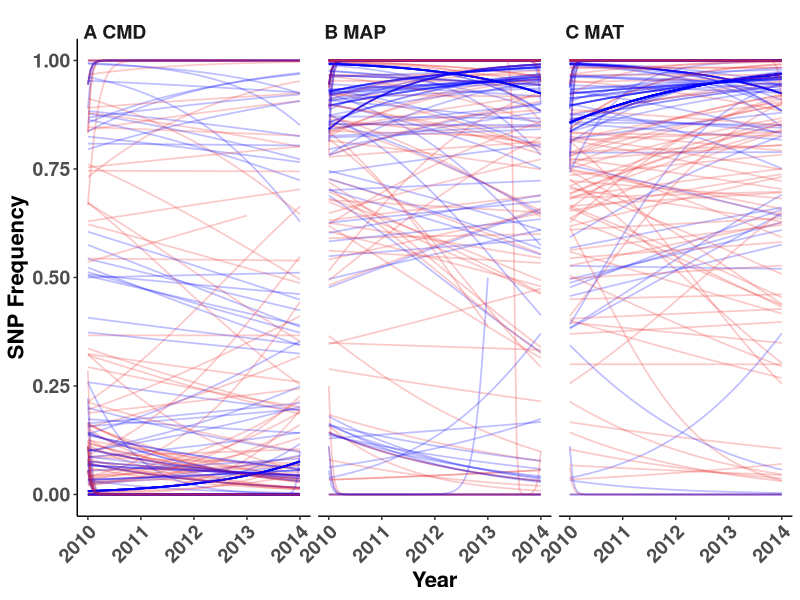
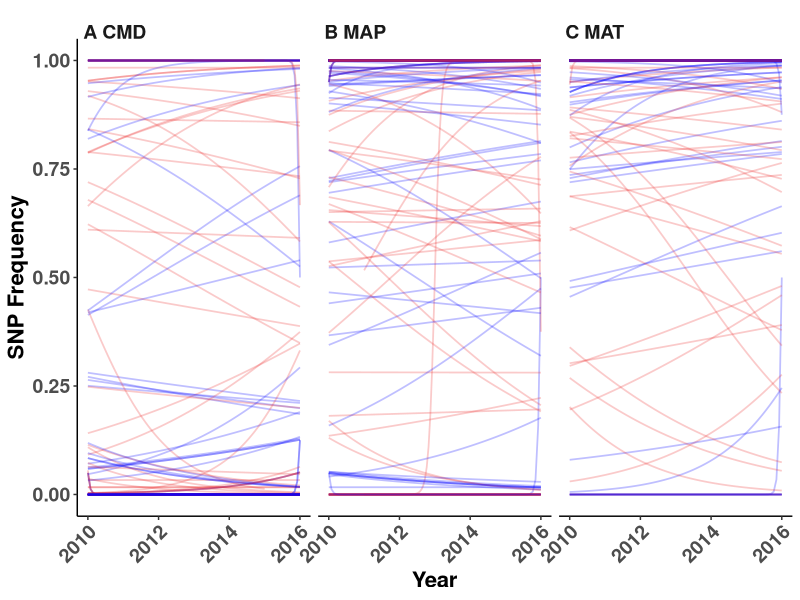
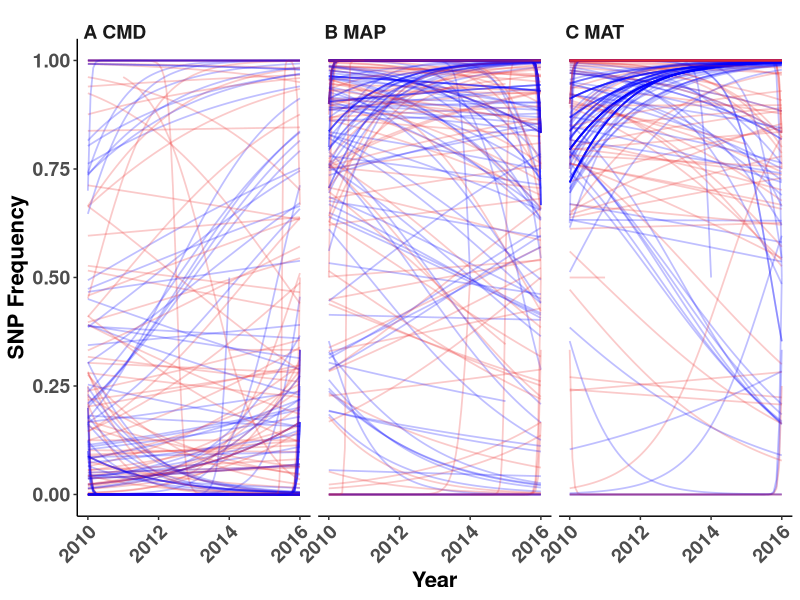
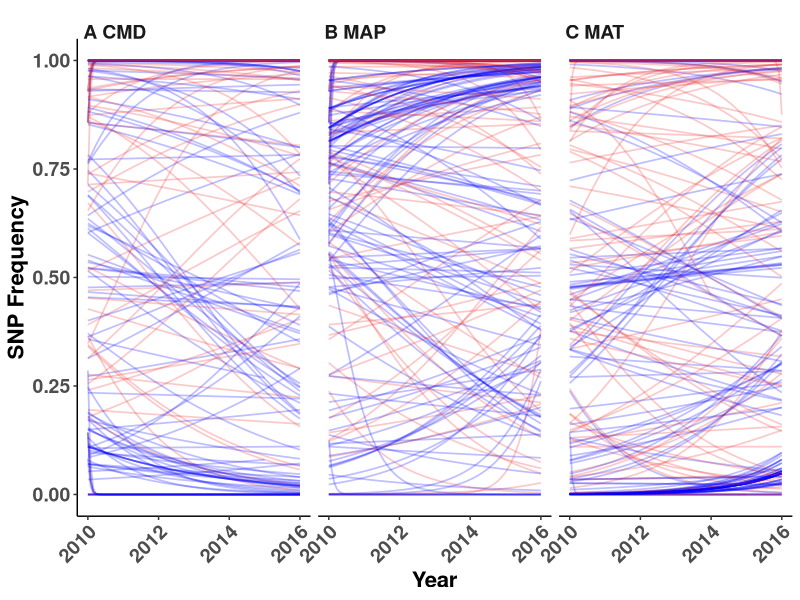
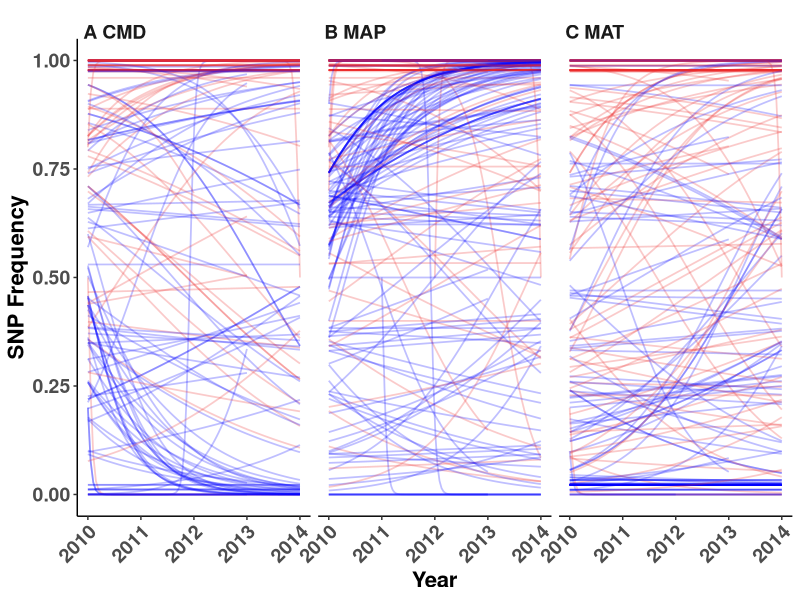
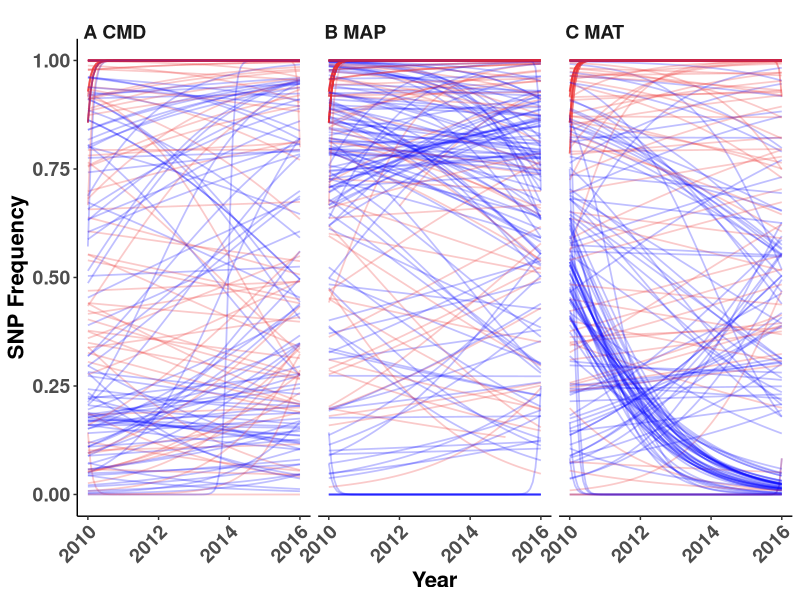
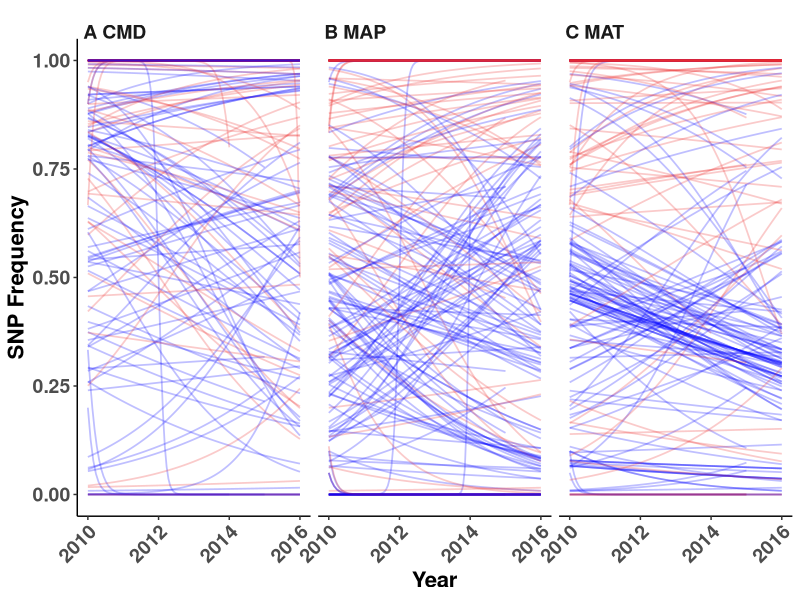
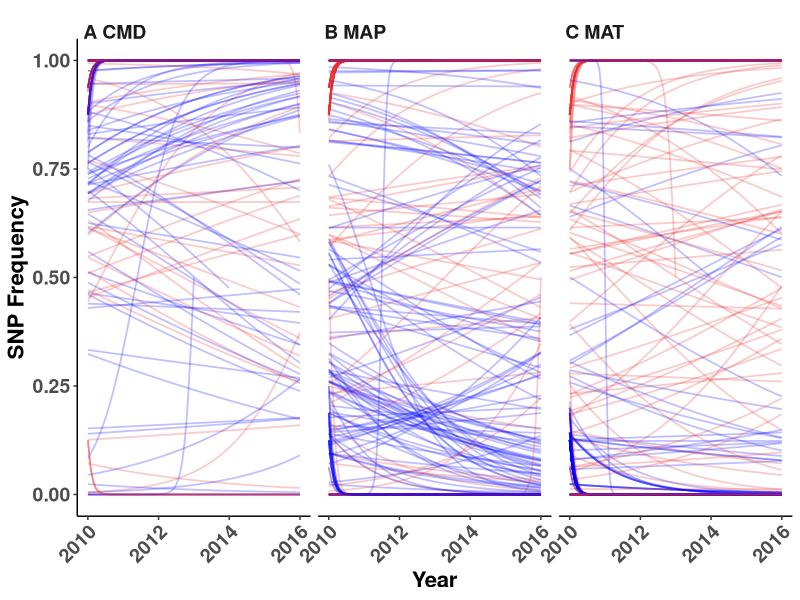

Write R code to recreate these figures, in order.
##################################################################################
## Regression plots of BF>20 SNPs for random and observed
## Author Daniel Anstett
## 
## 
## Last Modified May 19, 2021
###################################################################################
#Import libraries
library(tidyverse)

#Import timeseries frequencies
freq_mat <- read_csv("Genomics_scripts/Data/freq_MAT_peakbf2.csv")
freq_map <- read_csv("Genomics_scripts/Data/freq_MAP_peakbf2.csv")
freq_cmd <- read_csv("Genomics_scripts/Data/freq_CMD_peakbf2.csv")

#Gather data frames
freq_mat <- freq_mat %>% gather(SNP_ID,SNP_Freq,3:dim(freq_mat)[2])
freq_map <- freq_map %>% gather(SNP_ID,SNP_Freq,3:dim(freq_map)[2])
freq_cmd <- freq_cmd %>% gather(SNP_ID,SNP_Freq,3:dim(freq_cmd)[2])

#Import gathered rand (seed=1) data frame from 6.3
rand_mat <- read_csv("Genomics_scripts/Data/rand_gathered_mat_peakbf2.csv")
rand_map <- read_csv("Genomics_scripts/Data/rand_gathered_map_peakbf2.csv")
rand_cmd <- read_csv("Genomics_scripts/Data/rand_gathered_cmd_peakbf2.csv")


#Add Type
freq_mat$Type <- "Climate Associated"
freq_map$Type <- "Climate Associated"
freq_cmd$Type <- "Climate Associated"

rand_mat$Type <- "Random"
rand_map$Type <- "Random"
rand_cmd$Type <- "Random"

#Merge Climate Associated and Random
joint_mat <- rbind(freq_mat,rand_mat)
joint_map <- rbind(freq_map,rand_map)
joint_cmd <- rbind(freq_cmd,rand_cmd)

#Add env info
joint_mat$env <- "mat"
joint_map$env <- "map"
joint_cmd$env <- "cmd"

#Join
joint_env <- rbind(joint_mat,joint_map,joint_cmd)

#Make categorical variable for frequency bin
joint_env <- joint_env %>% 
  group_by(Site) %>% 
  mutate(Base_Year = min(Year)) 

freq_bin_calc <- joint_env %>% 
  group_by(Site, Type, env) %>% 
  filter(Year==Base_Year) %>% 
  mutate(SNP_Freq_Bin = cut(SNP_Freq,5, labels=c("0-0.2","0.2-0.4","0.4-0.6","0.6-0.8","0.8-1.0")))

joint_env <- left_join(joint_env, freq_bin_calc) %>% 
  group_by(Site, Type, env, SNP_ID) %>% 
  mutate(SNP_Freq_Bin2 = first(SNP_Freq_Bin))

###################################################################################
#Setup plots
joint_env_p1 <- joint_env %>% filter(Site==1)
joint_env_p2 <- joint_env %>% filter(Site==2)
joint_env_p3 <- joint_env %>% filter(Site==3)
joint_env_p4 <- joint_env %>% filter(Site==4)
joint_env_p5 <- joint_env %>% filter(Site==5)
joint_env_p6 <- joint_env %>% filter(Site==6)
joint_env_p7 <- joint_env %>% filter(Site==7)
joint_env_p8 <- joint_env %>% filter(Site==8)
joint_env_p9 <- joint_env %>% filter(Site==9)
joint_env_p10 <- joint_env %>% filter(Site==10)
joint_env_p11 <- joint_env %>% filter(Site==11)
joint_env_p12 <- joint_env %>% filter(Site==12)


###################################################################################
#For Paper
env_labs<-c("cmd"="A CMD",
            "map"="B MAP",
            "mat"="C MAT")
#p1
ggplot(data=joint_env_p1,aes(Year,SNP_Freq,group=SNP_ID,color=Type)) + 
  geom_line(stat="smooth",method = "glm", 
            method.args = list(family = "binomial"), 
            se = F, alpha=.25,cex=0.6) + theme_classic() +
  labs(y="SNP Frequency",x="Year") + scale_color_manual(values=c("blue","firebrick2")) + theme(
    legend.position = "none",
    axis.text.x = element_text(size = 14, face = "bold", angle = 45,hjust = 1, vjust = 1), 
    axis.title = element_text(size =16, face = "bold"), 
    axis.text.y = element_text(size = 14, face = "bold")) + 
  facet_wrap(.~env,labeller = labeller(env=env_labs)) +
  theme(legend.title = element_blank(),
        legend.text = element_text(size=12,face="bold"),
        strip.background = element_blank(), 
        strip.text.x=element_text(size=14,face="bold",hjust=0,vjust=-1.2))
ggsave("Graphs_CI_peak_pop/2_01env_both_freqchange_paper_p1.pdf",width=12, height = 6, units = "in")


#p12
ggplot(data=joint_env_p12,aes(Year,SNP_Freq,group=SNP_ID,color=Type)) + 
  geom_line(stat="smooth",method = "glm", 
            method.args = list(family = "binomial"), 
            se = F, alpha=.25,cex=0.6) + theme_classic() +
  labs(y="SNP Frequency",x="Year") + scale_color_manual(values=c("blue","firebrick2")) + theme(
    legend.position = "none",
    axis.text.x = element_text(size = 14, face = "bold", angle = 45,hjust = 1, vjust = 1), 
    axis.title = element_text(size =16, face = "bold"), 
    axis.text.y = element_text(size = 14, face = "bold")) + 
  facet_wrap(.~env,labeller = labeller(env=env_labs)) +
  theme(legend.title = element_blank(),
        legend.text = element_text(size=12,face="bold"),
        strip.background = element_blank(), 
        strip.text.x=element_text(size=14,face="bold",hjust=0,vjust=-1.2))
ggsave("Graphs_CI_peak_pop/2_02env_both_freqchange_paper_p12.pdf",width=12, height = 6, units = "in")



#p2
ggplot(data=joint_env_p2,aes(Year,SNP_Freq,group=SNP_ID,color=Type)) + 
  geom_line(stat="smooth",method = "glm", 
            method.args = list(family = "binomial"), 
            se = F, alpha=.25,cex=0.6) + theme_classic() +
  labs(y="SNP Frequency",x="Year") + scale_color_manual(values=c("blue","firebrick2")) + theme(
    legend.position = "none",
    axis.text.x = element_text(size = 14, face = "bold", angle = 45,hjust = 1, vjust = 1), 
    axis.title = element_text(size =16, face = "bold"), 
    axis.text.y = element_text(size = 14, face = "bold")) + 
  facet_wrap(.~env,labeller = labeller(env=env_labs)) +
  theme(legend.title = element_blank(),
        legend.text = element_text(size=12,face="bold"),
        strip.background = element_blank(), 
        strip.text.x=element_text(size=14,face="bold",hjust=0,vjust=-1.2))
ggsave("Graphs_CI_peak_pop/2_03env_both_freqchange_paper_p2.pdf",width=12, height = 6, units = "in")

#p3
ggplot(data=joint_env_p3,aes(Year,SNP_Freq,group=SNP_ID,color=Type)) + 
  geom_line(stat="smooth",method = "glm", 
            method.args = list(family = "binomial"), 
            se = F, alpha=.25,cex=0.6) + theme_classic() +
  labs(y="SNP Frequency",x="Year") + scale_color_manual(values=c("blue","firebrick2")) + theme(
    legend.position = "none",
    axis.text.x = element_text(size = 14, face = "bold", angle = 45,hjust = 1, vjust = 1), 
    axis.title = element_text(size =16, face = "bold"), 
    axis.text.y = element_text(size = 14, face = "bold")) + 
  facet_wrap(.~env,labeller = labeller(env=env_labs)) +
  theme(legend.title = element_blank(),
        legend.text = element_text(size=12,face="bold"),
        strip.background = element_blank(), 
        strip.text.x=element_text(size=14,face="bold",hjust=0,vjust=-1.2))
ggsave("Graphs_CI_peak_pop/2_04env_both_freqchange_paper_p3.pdf",width=12, height = 6, units = "in")

#p4
ggplot(data=joint_env_p4,aes(Year,SNP_Freq,group=SNP_ID,color=Type)) + 
  geom_line(stat="smooth",method = "glm", 
            method.args = list(family = "binomial"), 
            se = F, alpha=.25,cex=0.6) + theme_classic() +
  labs(y="SNP Frequency",x="Year") + scale_color_manual(values=c("blue","firebrick2")) + theme(
    legend.position = "none",
    axis.text.x = element_text(size = 14, face = "bold", angle = 45,hjust = 1, vjust = 1), 
    axis.title = element_text(size =16, face = "bold"), 
    axis.text.y = element_text(size = 14, face = "bold")) + 
  facet_wrap(.~env,labeller = labeller(env=env_labs)) +
  theme(legend.title = element_blank(),
        legend.text = element_text(size=12,face="bold"),
        strip.background = element_blank(), 
        strip.text.x=element_text(size=14,face="bold",hjust=0,vjust=-1.2))
ggsave("Graphs_CI_peak_pop/2_05env_both_freqchange_paper_p4.pdf",width=12, height = 6, units = "in")

#p5
ggplot(data=joint_env_p5,aes(Year,SNP_Freq,group=SNP_ID,color=Type)) + 
  geom_line(stat="smooth",method = "glm", 
            method.args = list(family = "binomial"), 
            se = F, alpha=.25,cex=0.6) + theme_classic() +
  labs(y="SNP Frequency",x="Year") + scale_color_manual(values=c("blue","firebrick2")) + theme(
    legend.position = "none",
    axis.text.x = element_text(size = 14, face = "bold", angle = 45,hjust = 1, vjust = 1), 
    axis.title = element_text(size =16, face = "bold"), 
    axis.text.y = element_text(size = 14, face = "bold")) + 
  facet_wrap(.~env,labeller = labeller(env=env_labs)) +
  theme(legend.title = element_blank(),
        legend.text = element_text(size=12,face="bold"),
        strip.background = element_blank(), 
        strip.text.x=element_text(size=14,face="bold",hjust=0,vjust=-1.2))
ggsave("Graphs_CI_peak_pop/2_06env_both_freqchange_paper_p5.pdf",width=12, height = 6, units = "in")

#p6
ggplot(data=joint_env_p6,aes(Year,SNP_Freq,group=SNP_ID,color=Type)) + 
  geom_line(stat="smooth",method = "glm", 
            method.args = list(family = "binomial"), 
            se = F, alpha=.25,cex=0.6) + theme_classic() +
  labs(y="SNP Frequency",x="Year") + scale_color_manual(values=c("blue","firebrick2")) + theme(
    legend.position = "none",
    axis.text.x = element_text(size = 14, face = "bold", angle = 45,hjust = 1, vjust = 1), 
    axis.title = element_text(size =16, face = "bold"), 
    axis.text.y = element_text(size = 14, face = "bold")) + 
  facet_wrap(.~env,labeller = labeller(env=env_labs)) +
  theme(legend.title = element_blank(),
        legend.text = element_text(size=12,face="bold"),
        strip.background = element_blank(), 
        strip.text.x=element_text(size=14,face="bold",hjust=0,vjust=-1.2))
ggsave("Graphs_CI_peak_pop/2_07env_both_freqchange_paper_p6.pdf",width=12, height = 6, units = "in")

#p7
ggplot(data=joint_env_p7,aes(Year,SNP_Freq,group=SNP_ID,color=Type)) + 
  geom_line(stat="smooth",method = "glm", 
            method.args = list(family = "binomial"), 
            se = F, alpha=.25,cex=0.6) + theme_classic() +
  labs(y="SNP Frequency",x="Year") + scale_color_manual(values=c("blue","firebrick2")) + theme(
    legend.position = "none",
    axis.text.x = element_text(size = 14, face = "bold", angle = 45,hjust = 1, vjust = 1), 
    axis.title = element_text(size =16, face = "bold"), 
    axis.text.y = element_text(size = 14, face = "bold")) + 
  facet_wrap(.~env,labeller = labeller(env=env_labs)) +
  theme(legend.title = element_blank(),
        legend.text = element_text(size=12,face="bold"),
        strip.background = element_blank(), 
        strip.text.x=element_text(size=14,face="bold",hjust=0,vjust=-1.2))
ggsave("Graphs_CI_peak_pop/2_08env_both_freqchange_paper_p7.pdf",width=12, height = 6, units = "in")

#p8
ggplot(data=joint_env_p8,aes(Year,SNP_Freq,group=SNP_ID,color=Type)) + 
  geom_line(stat="smooth",method = "glm", 
            method.args = list(family = "binomial"), 
            se = F, alpha=.25,cex=0.6) + theme_classic() +
  labs(y="SNP Frequency",x="Year") + scale_color_manual(values=c("blue","firebrick2")) + theme(
    legend.position = "none",
    axis.text.x = element_text(size = 14, face = "bold", angle = 45,hjust = 1, vjust = 1), 
    axis.title = element_text(size =16, face = "bold"), 
    axis.text.y = element_text(size = 14, face = "bold")) + 
  facet_wrap(.~env,labeller = labeller(env=env_labs)) +
  theme(legend.title = element_blank(),
        legend.text = element_text(size=12,face="bold"),
        strip.background = element_blank(), 
        strip.text.x=element_text(size=14,face="bold",hjust=0,vjust=-1.2))
ggsave("Graphs_CI_peak_pop/2_09env_both_freqchange_paper_p8.pdf",width=12, height = 6, units = "in")

#p9
ggplot(data=joint_env_p9,aes(Year,SNP_Freq,group=SNP_ID,color=Type)) + 
  geom_line(stat="smooth",method = "glm", 
            method.args = list(family = "binomial"), 
            se = F, alpha=.25,cex=0.6) + theme_classic() +
  labs(y="SNP Frequency",x="Year") + scale_color_manual(values=c("blue","firebrick2")) + theme(
    legend.position = "none",
    axis.text.x = element_text(size = 14, face = "bold", angle = 45,hjust = 1, vjust = 1), 
    axis.title = element_text(size =16, face = "bold"), 
    axis.text.y = element_text(size = 14, face = "bold")) + 
  facet_wrap(.~env,labeller = labeller(env=env_labs)) +
  theme(legend.title = element_blank(),
        legend.text = element_text(size=12,face="bold"),
        strip.background = element_blank(), 
        strip.text.x=element_text(size=14,face="bold",hjust=0,vjust=-1.2))
ggsave("Graphs_CI_peak_pop/2_10env_both_freqchange_paper_p9.pdf",width=12, height = 6, units = "in")

#p10
ggplot(data=joint_env_p10,aes(Year,SNP_Freq,group=SNP_ID,color=Type)) + 
  geom_line(stat="smooth",method = "glm", 
            method.args = list(family = "binomial"), 
            se = F, alpha=.25,cex=0.6) + theme_classic() +
  labs(y="SNP Frequency",x="Year") + scale_color_manual(values=c("blue","firebrick2")) + theme(
    legend.position = "none",
    axis.text.x = element_text(size = 14, face = "bold", angle = 45,hjust = 1, vjust = 1), 
    axis.title = element_text(size =16, face = "bold"), 
    axis.text.y = element_text(size = 14, face = "bold")) + 
  facet_wrap(.~env,labeller = labeller(env=env_labs)) +
  theme(legend.title = element_blank(),
        legend.text = element_text(size=12,face="bold"),
        strip.background = element_blank(), 
        strip.text.x=element_text(size=14,face="bold",hjust=0,vjust=-1.2))
ggsave("Graphs_CI_peak_pop/2_11env_both_freqchange_paper_p10.pdf",width=12, height = 6, units = "in")

#p11
ggplot(data=joint_env_p11,aes(Year,SNP_Freq,group=SNP_ID,color=Type)) + 
  geom_line(stat="smooth",method = "glm", 
            method.args = list(family = "binomial"), 
            se = F, alpha=.25,cex=0.6) + theme_classic() +
  labs(y="SNP Frequency",x="Year") + scale_color_manual(values=c("blue","firebrick2")) + theme(
    legend.position = "none",
    axis.text.x = element_text(size = 14, face = "bold", angle = 45,hjust = 1, vjust = 1), 
    axis.title = element_text(size =16, face = "bold"), 
    axis.text.y = element_text(size = 14, face = "bold")) + 
  facet_wrap(.~env,labeller = labeller(env=env_labs)) +
  theme(legend.title = element_blank(),
        legend.text = element_text(size=12,face="bold"),
        strip.background = element_blank(), 
        strip.text.x=element_text(size=14,face="bold",hjust=0,vjust=-1.2))
ggsave("Graphs_CI_peak_pop/2_12env_both_freqchange_paper_p11.pdf",width=12, height = 6, units = "in")












